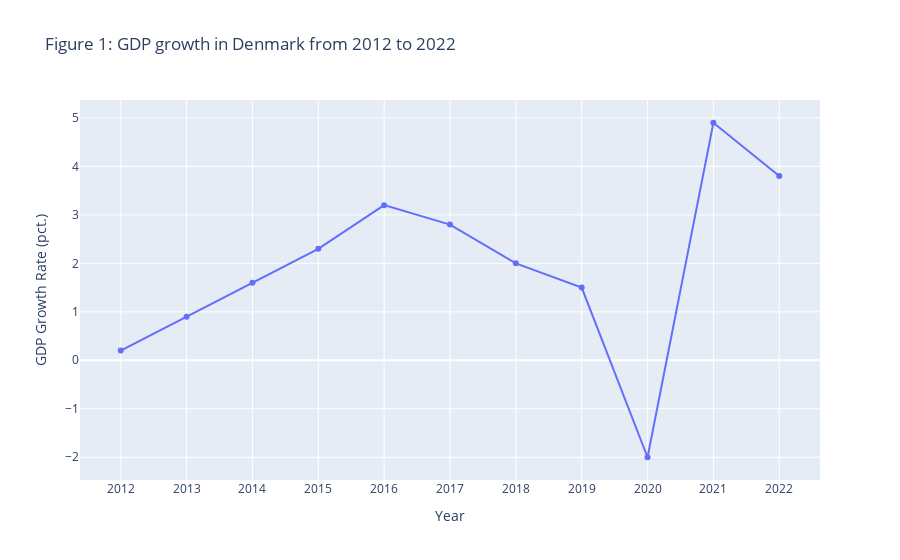

Write notebook code for a chart like this one.
### Markdown cell above
In the following section I make an interactive line plot using Plotly. This makes it possible for you to hover over the data points and view the exact GDP growth rate for each year.

### Code cell
#Creating a Plotly figure
fig = go.Figure()

#Using a "line trace"
#The x value returns the years from the dataframe
#The y value returns the growth rate from the dataframe

fig.add_trace(go.Scatter(x=df_gdp.index, y=df_gdp['GDP Growth Rate'], mode='lines+markers'))

#Giving a title and setting axis labels
fig.update_layout(
    title='Figure 1: GDP growth in Denmark from 2012 to 2022',
    xaxis_title='Year',
    yaxis_title='GDP Growth Rate (pct.)'
)

#Showing the interactive figure
fig.show()

### Figure 1 — Plotly figure (JSON) as saved in the notebook; plotly's stock layout.template omitted (floating-point values rounded to 4 significant figures)
{"data": [{"mode": "lines+markers", "type": "scatter", "x": ["2012", "2013", "2014", "2015", "2016", "2017", "2018", "2019", "2020", "2021", "2022"], "y": [0.2, 0.9, 1.6, 2.3, 3.2, 2.8, 2, 1.5, -2, 4.9, 3.8]}], "layout": {"title": {"text": "Figure 1: GDP growth in Denmark from 2012 to 2022"}, "xaxis": {"title": {"text": "Year"}}, "yaxis": {"title": {"text": "GDP Growth Rate (pct.)"}}}}
